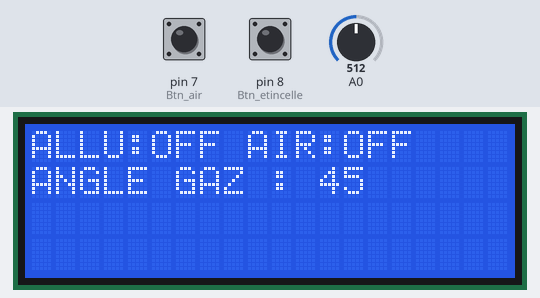
Recording of a sketch running on a simulated Arduino Uno, built with avr-gcc and run on an emulated ATmega328P. Parts: 20×4 character LCD. The test bench sets the inputs (shaded band); at power-on: pin 7 (Btn_air) HIGH, pin 8 (Btn_etincelle) HIGH, A0 = 512.

Above: at 1.2 s.
1.3 s: pin 7 (Btn_air) pulled LOW for 0.5 s
At 1.71 s:
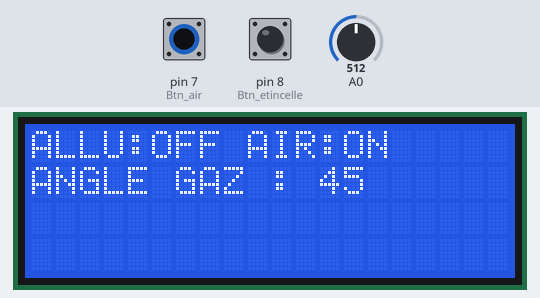
3.4 s: pin 8 (Btn_etincelle) pulled LOW for 0.5 s
At 3.75 s:
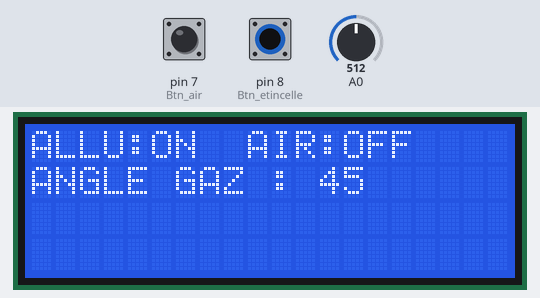
5.4 s: A0 set to 716
At 6.8 s:
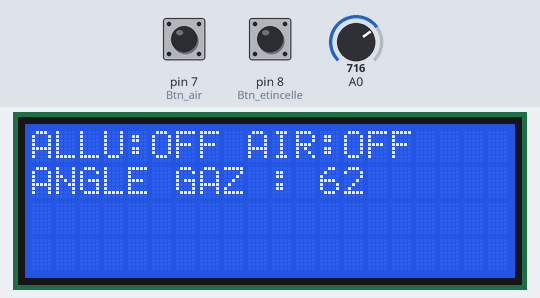
7.1 s: pin 7 (Btn_air) pulled LOW for 1 s
At 7.8 s:
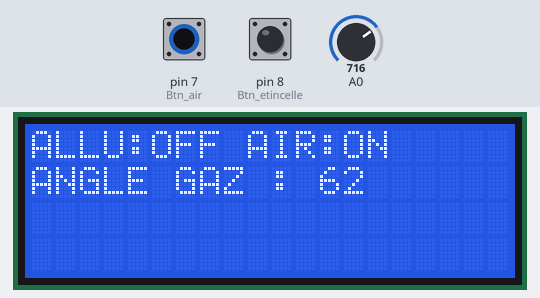
9.8 s: pin 8 (Btn_etincelle) pulled LOW for 1 s
At 10.6 s:
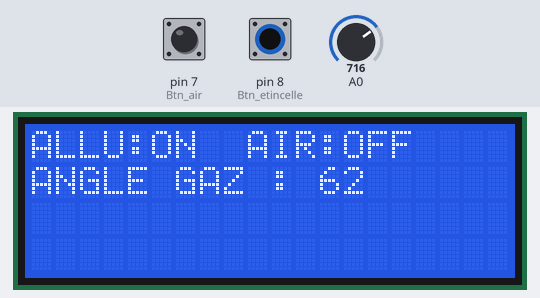
12.3 s: A0 set to 900
At 13.3 s:
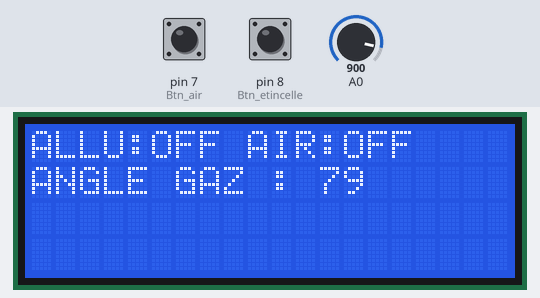
Timing chart, 0 to 15.0 s (numbered marks = the images above; inputs shaded):
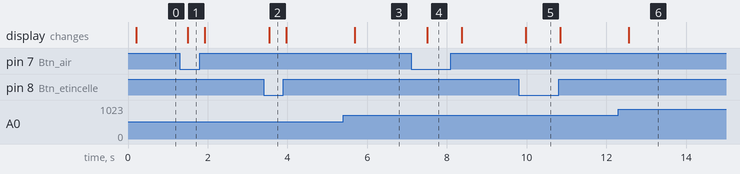

Measured:
- after the input at 1.3 s, the display: changes after 0.20 s (image 1)
- after the input at 3.4 s, the display: changes after 0.14 s (image 2)
- after the input at 5.4 s, the display: changes after 0.29 s (image 3)
- after the input at 7.1 s, the display: changes after 0.41 s (image 4)
- after the input at 9.8 s, the display: changes after 0.18 s (image 5)
- after the input at 12.3 s, the display: changes after 0.26 s (image 6)

The sketch:

HC_05_Maitre_turbo.ino
```cpp
#include <SoftwareSerial.h>
#include <Wire.h>
#include <LiquidCrystal_I2C.h>

SoftwareSerial ArduinoEsclave(10, 11);
LiquidCrystal_I2C lcd (0x27, 20, 4);

String data = "";

const int Btn_etincelle = 8;
int etat_Btn_etincelle;

const int Btn_air = 7;
int etat_Btn_air;

int Ptr_gaz;
int Ptr_gaz_deg;

void setup() {

  ArduinoEsclave.begin(9600);

  lcd.init();

  lcd.backlight();

  lcd.setCursor(0, 0);
  lcd.print("ALLU:");
  lcd.setCursor(5, 0);
  lcd.print("INI");
  lcd.setCursor(9, 0);
  lcd.print("AIR:");
  lcd.setCursor(13, 0);
  lcd.print("INI");
  lcd.setCursor(0, 1);
  lcd.print("ANGLE GAZ : ");
  lcd.setCursor(12, 1);
  lcd.print("INI");

  pinMode (Btn_etincelle, INPUT_PULLUP);
  pinMode (Btn_air, INPUT_PULLUP);

}

void loop() {

  // LECTURE DES COMMANDES
  etat_Btn_etincelle = digitalRead(Btn_etincelle);
  etat_Btn_air = digitalRead(Btn_air);
  Ptr_gaz = analogRead(A0);
  Ptr_gaz_deg = map(Ptr_gaz, 0, 1023, 0, 90);

  lcd.setCursor(12, 1);
  lcd.print("   ");
  lcd.setCursor(12, 1);
  lcd.print(Ptr_gaz_deg);

  // ENVOI DES DONNEES A L'ESCLAVE

  // ETINCELLE
  if (etat_Btn_etincelle == LOW) {
    data = "101"; // Etincelle ON
    lcd.setCursor(5, 0);
    lcd.print("ON ");
  }
  else {
    data = "102"; // Etincelle OFF
    lcd.setCursor(5, 0);
    lcd.print("OFF ");
  }

  data += ":";
  delay(100);


  // AIR
  if (etat_Btn_air == LOW) {
    data += "203"; // Air ON
    lcd.setCursor(13, 0);
    lcd.print("ON ");
  }
  else {
    data += "204"; // Air OFF
    lcd.setCursor(13, 0);
    lcd.print("OFF ");
  }

  data += ":";
  delay(100);

  // GAZ
  if (Ptr_gaz_deg == 0) {
    data += "300";
  }
  else if (Ptr_gaz_deg == 1) {
    data += "301";
  }
  else if (Ptr_gaz_deg == 2) {
    data += "302";
  }
  else if (Ptr_gaz_deg == 3) {
    data += "303";
  }
  else if (Ptr_gaz_deg == 4) {
    data += "304";
  }
  else if (Ptr_gaz_deg == 5) {
    data += "305";
  }
  else if (Ptr_gaz_deg == 6) {
    data += "306";
  }
  else if (Ptr_gaz_deg == 7) {
    data += "307";
  }
  else if (Ptr_gaz_deg == 8) {
    data += "308";
  }
  else if (Ptr_gaz_deg == 9) {
    data += "309";
  }
  else if (Ptr_gaz_deg == 10) {
    data += "310";
  }
  else if (Ptr_gaz_deg == 11) {
    data += "311";
  }
  else if (Ptr_gaz_deg == 12) {
    data += "312";
  }
  else if (Ptr_gaz_deg == 13) {
    data += "313";
  }
  else if (Ptr_gaz_deg == 14) {
    data += "314";
  }
  else if (Ptr_gaz_deg == 15) {
    data += "315";
  }
  else if (Ptr_gaz_deg == 16) {
    data += "316";
  }
  else if (Ptr_gaz_deg == 17) {
    data += "317";
  }
  else if (Ptr_gaz_deg == 18) {
    data += "318";
  }
  else if (Ptr_gaz_deg == 19) {
    data += "319";
  }
  else if (Ptr_gaz_deg == 20) {
    data += "320";
  }
  else if (Ptr_gaz_deg == 21) {
    data += "321";
  }
  else if (Ptr_gaz_deg == 22) {
    data += "322";
  }
  else if (Ptr_gaz_deg == 23) {
    data += "323";
  }
  else if (Ptr_gaz_deg == 24) {
    data += "324";
  }
  else if (Ptr_gaz_deg == 25) {
    data += "325";
  }
  else if (Ptr_gaz_deg == 26) {
    data += "326";
  }
  else if (Ptr_gaz_deg == 27) {
    data += "327";
  }
  else if (Ptr_gaz_deg == 28) {
    data += "328";
  }
  else if (Ptr_gaz_deg == 29) {
    data += "329";
  }
  else if (Ptr_gaz_deg == 30) {
    data += "330";
  }
  else if (Ptr_gaz_deg == 31) {
    data += "331";
  }
  else if (Ptr_gaz_deg == 32) {
    data += "332";
  }
  else if (Ptr_gaz_deg == 33) {
    data += "333";
  }
  else if (Ptr_gaz_deg == 34) {
    data += "334";
  }
  else if (Ptr_gaz_deg == 35) {
    data += "335";
  }
  else if (Ptr_gaz_deg == 36) {
    data += "336";
  }
  else if (Ptr_gaz_deg == 37) {
    data += "337";
  }
  else if (Ptr_gaz_deg == 38) {
    data += "338";
  }
  else if (Ptr_gaz_deg == 39) {
    data += "339";
  }
  else if (Ptr_gaz_deg == 40) {
    data += "340";
  }
  else if (Ptr_gaz_deg == 41) {
    data += "341";
  }
  else if (Ptr_gaz_deg == 42) {
    data += "342";
  }
  else if (Ptr_gaz_deg == 43) {
    data += "343";
  }
  else if (Ptr_gaz_deg == 44) {
    data += "344";
  }
  else if (Ptr_gaz_deg == 45) {
    data += "345";
  }
  else if (Ptr_gaz_deg == 46) {
    data += "346";
  }
  else if (Ptr_gaz_deg == 47) {
    data += "347";
  }
  else if (Ptr_gaz_deg == 48) {
    data += "348";
  }
  else if (Ptr_gaz_deg == 49) {
    data += "349";
  }
  else if (Ptr_gaz_deg == 50) {
    data += "350";
  }
  else if (Ptr_gaz_deg == 51) {
    data += "351";
  }
  else if (Ptr_gaz_deg == 52) {
    data += "352";
  }
  else if (Ptr_gaz_deg == 53) {
    data += "353";
  }
  else if (Ptr_gaz_deg == 54) {
    data += "354";
  }
  else if (Ptr_gaz_deg == 55) {
    data += "355";
  }
  else if (Ptr_gaz_deg == 56) {
    data += "356";
  }
  else if (Ptr_gaz_deg == 57) {
    data += "357";
  }
  else if (Ptr_gaz_deg == 58) {
    data += "358";
  }
  else if (Ptr_gaz_deg == 59) {
    data += "359";
  }
  else if (Ptr_gaz_deg == 60) {
    data += "360";
  }
  else if (Ptr_gaz_deg == 61) {
    data += "361";
  }
  else if (Ptr_gaz_deg == 62) {
    data += "362";
  }
  else if (Ptr_gaz_deg == 63) {
    data += "363";
  }
  else if (Ptr_gaz_deg == 64) {
    data += "364";
  }
  else if (Ptr_gaz_deg == 65) {
    data += "365";
  }
  else if (Ptr_gaz_deg == 66) {
    data += "366";
  }
  else if (Ptr_gaz_deg == 67) {
    data += "367";
  }
  else if (Ptr_gaz_deg == 68) {
    data += "368";
  }
  else if (Ptr_gaz_deg == 69) {
    data += "369";
  } else if (Ptr_gaz_deg == 70) {
    data += "370";
  } else if (Ptr_gaz_deg == 71) {
    data += "371";
  } else if (Ptr_gaz_deg == 72) {
    data += "372";
  } else if (Ptr_gaz_deg == 73) {
    data += "373";
  } else if (Ptr_gaz_deg == 74) {
    data += "374";
  } else if (Ptr_gaz_deg == 75) {
    data += "375";
  } else if (Ptr_gaz_deg == 76) {
    data += "376";
  } else if (Ptr_gaz_deg == 77) {
    data += "377";
  } else if (Ptr_gaz_deg == 78) {
    data += "378";
  } else if (Ptr_gaz_deg == 79) {
    data += "379";
  } else if (Ptr_gaz_deg == 80) {
    data += "380";
  } else if (Ptr_gaz_deg == 81) {
    data += "381";
  } else if (Ptr_gaz_deg == 82) {
    data += "382";
  } else if (Ptr_gaz_deg == 83) {
    data += "383";
  } else if (Ptr_gaz_deg == 84) {
    data += "384";
  } else if (Ptr_gaz_deg == 85) {
    data += "385";
  } else if (Ptr_gaz_deg == 86) {
    data += "386";
  } else if (Ptr_gaz_deg == 87) {
    data += "387";
  } else if (Ptr_gaz_deg == 88) {
    data += "388";
  } else if (Ptr_gaz_deg == 89) {
    data += "389";
  } else if (Ptr_gaz_deg == 90) {
    data += "390";
  }
  else {
    data += "666";
  }
  delay(100);

  ArduinoEsclave.println(data);
  data = "";
  delay(100);
}
```
